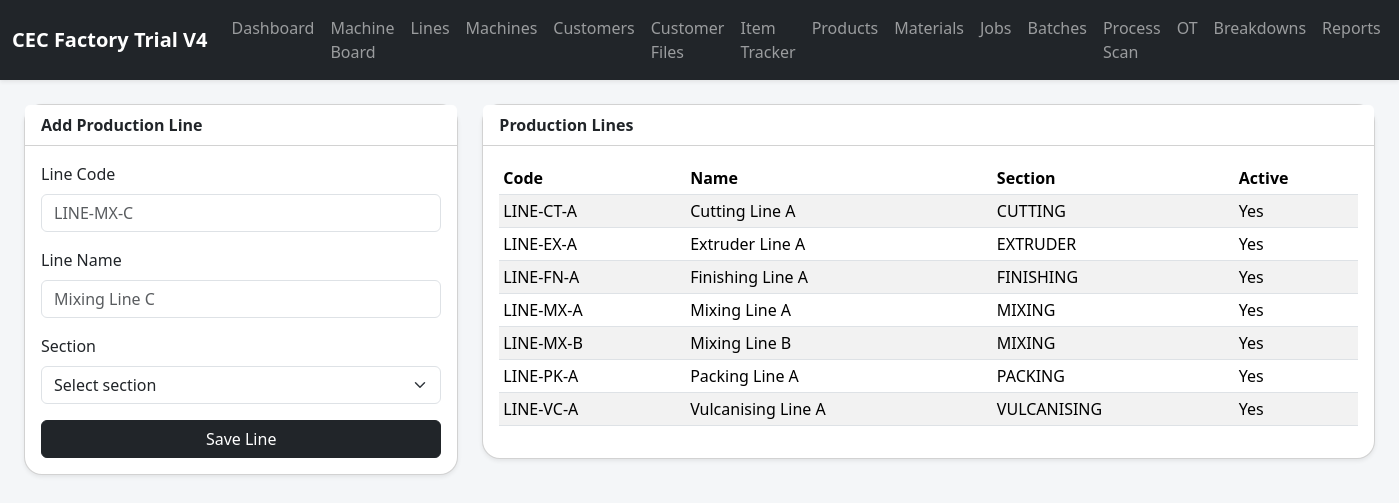
Screenshot of /lines with the database file from the repository.
### tables this page shows
CREATE TABLE production_lines (
            id INTEGER PRIMARY KEY AUTOINCREMENT,
            code TEXT UNIQUE NOT NULL,
            name TEXT NOT NULL,
            section_name TEXT NOT NULL,
            is_active INTEGER NOT NULL DEFAULT 1,
            created_at TEXT NOT NULL DEFAULT CURRENT_TIMESTAMP
        );

### app.py (the view, shortened to what this page needs)
@app.route('/lines', methods=['GET', 'POST'])
def lines():
    rows = query_all('SELECT * FROM production_lines ORDER BY section_name, code')
    return render_template('lines.html', rows=rows, sections=SECTIONS)

### app.py (called while the page is built)
def get_db() -> sqlite3.Connection:
    if 'db' not in g:
        conn = sqlite3.connect(DB_PATH)
        conn.row_factory = sqlite3.Row
        g.db = conn
    return g.db

def query_all(sql: str, params: tuple = ()) -> list[sqlite3.Row]:
    cur = get_db().execute(sql, params)
    rows = cur.fetchall()
    cur.close()
    return rows

### templates/lines.html (shortened to what this page needs)
{% extends 'base.html' %}
{% block content %}
<div class="row g-4">
  <div class="col-lg-4">
    <div class="card shadow-sm">
      <div class="card-header bg-white"><strong>Add Production Line</strong></div>
      <div class="card-body">
        <form method="post">
          <div class="mb-3"><label class="form-label">Line Code</label><input class="form-control" name="code" placeholder="LINE-MX-C" required></div>
          <div class="mb-3"><label class="form-label">Line Name</label><input class="form-control" name="name" placeholder="Mixing Line C" required></div>
          <div class="mb-3"><label class="form-label">Section</label>
            <select class="form-select" name="section_name" required>
              <option value="">Select section</option>
            </select>
          </div>
          <button class="btn btn-dark w-100">Save Line</button>
        </form>
      </div>
    </div>
  </div>
  <div class="col-lg-8">
    <div class="card shadow-sm">
      <div class="card-header bg-white"><strong>Production Lines</strong></div>
      <div class="card-body table-responsive">
        <table class="table table-striped table-sm align-middle">
          <thead><tr><th>Code</th><th>Name</th><th>Section</th><th>Active</th></tr></thead>
          <tbody>
            {% for row in rows %}
            <tr><td>{{ row.code }}</td><td>{{ row.name }}</td><td>{{ row.section_name }}</td><td>{{ 'Yes' if row.is_active else 'No' }}</td></tr>
            {% else %}
            <tr><td colspan="4" class="text-center text-muted">No lines yet.</td></tr>
            {% endfor %}
          </tbody>
        </table>
      </div>
    </div>
  </div>
</div>
{% endblock %}

### static/style.css (style rules this page uses)
body { background: #f4f6f8; }
.card, .machine-tile { border-radius: 18px; }
.table thead th { white-space: nowrap; }

### rows the page displays
production_lines: code "LINE-CT-A", name "Cutting Line A", section_name "CUTTING", is_active "Yes"
production_lines: code "LINE-EX-A", name "Extruder Line A", section_name "EXTRUDER", is_active "Yes"
production_lines: code "LINE-FN-A", name "Finishing Line A", section_name "FINISHING", is_active "Yes"
production_lines: code "LINE-MX-A", name "Mixing Line A", section_name "MIXING", is_active "Yes"
production_lines: code "LINE-MX-B", name "Mixing Line B", section_name "MIXING", is_active "Yes"
production_lines: code "LINE-PK-A", name "Packing Line A", section_name "PACKING", is_active "Yes"
production_lines: code "LINE-VC-A", name "Vulcanising Line A", section_name "VULCANISING", is_active "Yes"
